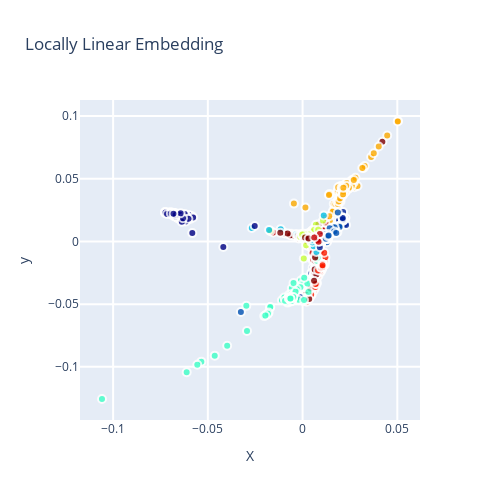

The notebook cell saved with this chart:
### Code cell
plot(X_reduced, y, "Locally Linear Embedding")

### Figure 1 — Plotly figure (JSON) as saved in the notebook; plotly's stock layout.template omitted (floating-point values rounded to 4 significant figures; data arrays with more than 128 entries replaced by an {"elided": "..."} marker saying what was removed)
{"data": [{"marker": {"color": {"elided": "1797 int values"}, "colorscale": [[0, "rgb(0,0,131)"], [0.2, "rgb(0,60,170)"], [0.4, "rgb(5,255,255)"], [0.6, "rgb(255,255,0)"], [0.8, "rgb(250,0,0)"], [1, "rgb(128,0,0)"]], "line": {"color": "rgb(255, 255, 255)", "width": 2}, "opacity": 0.8, "showscale": false, "size": 8}, "mode": "markers", "showlegend": false, "text": {"elided": "1797 int values"}, "type": "scatter", "x": {"elided": "1797 float values"}, "y": {"elided": "1797 float values"}}], "layout": {"height": 500, "hovermode": "closest", "showlegend": true, "title": {"text": "Locally Linear Embedding"}, "width": 500, "xaxis": {"autorange": true, "gridwidth": 2, "range": [-0.1175, 0.06198], "ticklen": 5, "title": {"text": "X"}, "type": "linear", "zeroline": false}, "yaxis": {"autorange": true, "gridwidth": 2, "range": [-0.1424, 0.1128], "ticklen": 5, "title": {"text": "y"}, "type": "linear"}}}
